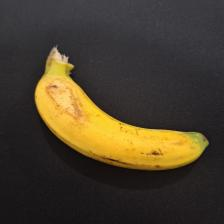
#> input picture TRAINING FOLDER/Banana picker.v5i.folder/train/Lakatan/20240626_094234_jpg.rf.2a1c4dcdbb5d3b29fe8ef2e67e73351a.jpg, 224 x 224 px, found by its file name; its folder holds only this picture in this run
$ jupyter execute --allow-errors training.ipynb
#> lines starting #> are read from the running program, lines starting #| are printed output that depends on the picture
## TRAINING DATA

[cell 1]
import os
import cv2
import numpy as np
from sklearn.svm import OneClassSVM
from sklearn.metrics import classification_report, accuracy_score
import matplotlib.pyplot as plt
from sklearn.metrics import classification_report

[cell 2]
# Define your dataset paths
TRAIN_DIR = r'C:\Users\igles\OneDrive\Documents\MOR-TEAM-13\TRAINING FOLDER\Banana picker.v5i.folder\train\Lakatan'      # Should contain ONLY normal images
VALID_DIR = r'C:\Users\igles\OneDrive\Documents\MOR-TEAM-13\TRAINING FOLDER\Banana picker.v5i.folder\valid\Lakatan'      # Should contain mixed normal and anomaly
TEST_DIR  = r'C:\Users\igles\OneDrive\Documents\MOR-TEAM-13\TRAINING FOLDER\Banana picker.v5i.folder\test\Lakatan'       # Should contain mixed normal and anomaly

# Image settings
IMG_SIZE = (64, 64)  # Resize images to this size to reduce processing time

[cell 3]
# --- UPDATED LOAD FUNCTION ---
def load_images_from_folder(folder):
    images = []
    filenames = []

    # Simply list all files in the folder
    for filename in os.listdir(folder):
        img_path = os.path.join(folder, filename)

        # Check if it is an image file (basic check)
        if filename.lower().endswith(('.png', '.jpg', '.jpeg')):
            try:
                # Read in grayscale
                img = cv2.imread(img_path, cv2.IMREAD_GRAYSCALE)
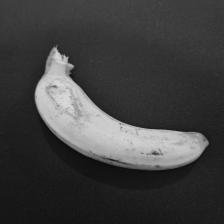
#> img: shape (224, 224); min 4, max 226, mean 63.9
                if img is not None:
                    img = cv2.resize(img, IMG_SIZE)
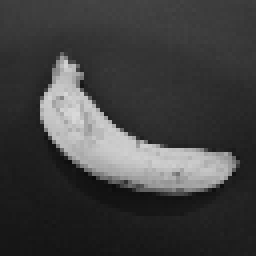
#> img: shape (64, 64) (shown 4 times larger); min 11, max 217, mean 63.9
                    images.append(img.flatten())
                    filenames.append(filename)
            except Exception as e:
                print(f"Error loading {filename}: {e}")

    return np.array(images), filenames

[cell 4]
print("Loading Training Data...")
X_train, _ = load_images_from_folder(TRAIN_DIR)

print("Loading Validation Data...")
X_valid, valid_files = load_images_from_folder(VALID_DIR)
#> valid_files = 1 item

print("Loading Test Data...")
X_test, test_files = load_images_from_folder(TEST_DIR)
#> test_files = 1 item

[cell 5]
print(f"Train Shape: {X_train.shape}")
#| Train Shape: (1, 4096)
print(f"Valid Shape: {X_valid.shape}")
#| Valid Shape: (1, 4096)
print(f"Test Shape: {X_test.shape}")
#| Test Shape: (1, 4096)

[cell 6]
# --- PREPROCESSING ---
# Normalize to 0-1 range
X_train = X_train / 255.0
X_valid = X_valid / 255.0
X_test = X_test / 255.0

[cell 7]
# --- TRAIN MODEL ---
# nu: The upper bound on the fraction of training errors (outliers).
# If you set nu=0.05, the model allows roughly 5% of training data to be outside the boundary.
model = OneClassSVM(kernel='rbf', gamma='scale', nu=0.05)

[cell 8]
print("Training One-Class SVM...")
model.fit(X_train)
print("Training Complete.")

[cell 9]
# --- EVALUATE ON VALIDATION ---
# The model predicts 1 for Inlier (Normal) and -1 for Outlier (Anomaly)
print("\n--- Validation Results ---")
y_pred_valid = model.predict(X_valid)
#> y_pred_valid = [-1]

# Calculate statistics
n_normal = np.sum(y_pred_valid == 1)
#> n_normal = 0
n_outliers = np.sum(y_pred_valid == -1)
#> n_outliers = 1
total = len(y_pred_valid)
#> total = 1

[cell 10]
print(f"Total Images: {total}")
#| Total Images: 1
print(f"Predicted Normal (1):  {n_normal} ({100*n_normal/total:.2f}%)")
#| Predicted Normal (1):  0 (0.00%)
print(f"Predicted Anomaly (-1): {n_outliers} ({100*n_outliers/total:.2f}%)")
#| Predicted Anomaly (-1): 1 (100.00%)

print("\nNote: Since your validation set only contains 'Normal' images,")
print("the 'Predicted Anomaly' count represents False Positives (Good data flagged as Bad).")
print("If this number is high, try lowering the 'nu' parameter or checking your data quality.")

# --- EVALUATE ON TEST ---
print("\n--- Test Results ---")
y_pred_test = model.predict(X_test)
#> y_pred_test = [-1]

n_normal_test = np.sum(y_pred_test == 1)
#> n_normal_test = 0
n_outliers_test = np.sum(y_pred_test == -1)
#> n_outliers_test = 1
total_test = len(y_pred_test)
#> total_test = 1

print(f"Total Images: {total_test}")
#| Total Images: 1
print(f"Predicted Normal (1):  {n_normal_test} ({100*n_normal_test/total_test:.2f}%)")
#| Predicted Normal (1):  0 (0.00%)
print(f"Predicted Anomaly (-1): {n_outliers_test} ({100*n_outliers_test/total_test:.2f}%)")
#| Predicted Anomaly (-1): 1 (100.00%)

#> (a cell that did not finish here is left out)

# TEST 2

[cell 12]
from sklearn.svm import OneClassSVM
import numpy as np

# 1. Define the grid of parameters to test
# nu: Controls the trade-off. Lower = stricter (less anomalies allowed). Higher = looser.
# gamma: Defines how far the influence of a single training example reaches.
#        'scale' is default (1 / (n_features * X.var()))
#        Lower gamma = smoother decision boundary.
param_grid = {
    'nu': [0.01, 0.05, 0.1, 0.2, 0.3],
    'gamma': ['scale', 'auto', 0.001, 0.01, 0.1, 1]
}

best_score = -1
best_params = {}
best_model = None

print(f"Starting Optimization with {len(param_grid['nu']) * len(param_grid['gamma'])} combinations...")

# 2. Loop through every combination
for nu in param_grid['nu']:
    for gamma in param_grid['gamma']:

        # Train model
        clf = OneClassSVM(kernel='rbf', nu=nu, gamma=gamma)
        clf.fit(X_train)

        # Predict on Validation
        y_pred = clf.predict(X_valid)

        # Calculate "Accuracy" for Normal Data
        # (How many validation images were correctly identified as Normal/1?)
        current_accuracy = np.mean(y_pred == 1)

        # Print progress
        print(f"nu={nu}, gamma={gamma} --> Validation Accuracy: {current_accuracy:.4f}")

        # Save the best model
        if current_accuracy > best_score:
            best_score = current_accuracy
            best_params = {'nu': nu, 'gamma': gamma}
            best_model = clf
#> after the loop, best_params = {'nu': 0.01, 'gamma': 'scale'}; best_score = 0

# 3. Report Results
print("\n" + "="*30)
print("OPTIMIZATION COMPLETE")
print("="*30)
print(f"Best Validation Accuracy: {best_score:.4f}")
#| Best Validation Accuracy: 0.0000
print(f"Best Parameters: {best_params}")
#| Best Parameters: {'nu': 0.01, 'gamma': 'scale'}
print("="*30 + "\n")

[cell 13]
# Use the optimized model for final evaluation
y_pred_final = best_model.predict(X_valid)
#> y_pred_final = [-1]

# Generate labels (since all are normal)
y_true_valid = np.ones(len(y_pred_final))
#> y_true_valid = [1]

from sklearn.metrics import classification_report
print("Final Classification Report (Optimized):")
print(classification_report(y_true_valid, y_pred_final, target_names=['Anomaly', 'Normal'], labels=[-1, 1], zero_division=0))
#|               precision    recall  f1-score   support
#|      Anomaly       0.00      0.00      0.00       0.0
#|       Normal       0.00      0.00      0.00       1.0
#|     accuracy                           0.00       1.0
#|    macro avg       0.00      0.00      0.00       1.0
#| weighted avg       0.00      0.00      0.00       1.0

[cell 14]
def test_single_image(image_path, model, target_size=(64, 64)):
    """
    Loads a single image, processes it, and predicts if it is Normal or Anomaly.
    """
    # 1. Load the image (Grayscale to match training)
    img = cv2.imread(image_path, cv2.IMREAD_GRAYSCALE)

    if img is None:
        return "Error: Could not load image. Check path."

    # 2. Resize to match training size (e.g., 64x64)
    img_resized = cv2.resize(img, target_size)

    # 3. Flatten and Normalize
    # Flatten: (64, 64) -> (4096,)
    # Reshape: (4096,) -> (1, 4096) because sklearn expects a list of samples
    img_flat = img_resized.flatten().reshape(1, -1)
    img_normalized = img_flat / 255.0

    # 4. Predict
    prediction = model.predict(img_normalized) # Returns [1] or [-1]

    # 5. Return Label and Image for visualization
    label = "Normal" if prediction[0] == 1 else "Anomaly"
    return label, img_resized

[cell 15]
newimg= r'C:\Users\igles\OneDrive\Documents\MOR-TEAM-13\TRAINING FOLDER\Banana picker.v5i.folder\train\Lakatan\20240626_094358_jpg.rf.8dd8f9efe11e35dfb84a88f73ed807d4.jpg'
test_single_image(newimg, best_model, target_size=IMG_SIZE)
#> Out = 'Error: Could not load image. Check path.'

[cell 16]
newimg= r'C:\Users\igles\Downloads\test 3.JPG'
test_single_image(newimg, best_model, target_size=IMG_SIZE)
#> Out = 'Error: Could not load image. Check path.'

[cell 17]
newimg= r"C:\Users\igles\Downloads\test4.jpg"
test_single_image(newimg, best_model, target_size=IMG_SIZE)
#> Out = 'Error: Could not load image. Check path.'

$ run again, on TRAINING FOLDER/Banana picker.v5i.folder/train/Lakatan/20240626_094431_jpg.rf.04b45d43e92f70f4f0d89a28ce99c8b0.jpg
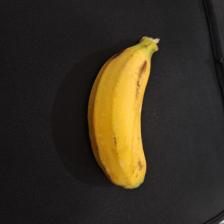
#> input picture TRAINING FOLDER/Banana picker.v5i.folder/train/Lakatan/20240626_094431_jpg.rf.04b45d43e92f70f4f0d89a28ce99c8b0.jpg, 224 x 224 px, found by its file name
#> in load_images_from_folder, `img = cv2.imread(img_path, cv2.IMREAD_GRAYSCALE)`:
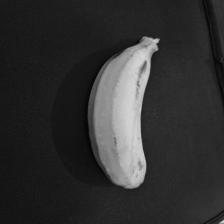
#> img: shape (224, 224); min 0, max 223, mean 49.2
#> valid_files = 1 item
#| Train Shape: (1, 4096)
#| Valid Shape: (1, 4096)
#| Test Shape: (1, 4096)
#> y_pred_valid = [-1]
#> n_normal = 0
#> n_outliers = 1
#| Total Images: 1
#| Predicted Normal (1):  0 (0.00%)
#| Predicted Anomaly (-1): 1 (100.00%)
#> y_pred_test = [-1]
#> n_normal_test = 0
#> n_outliers_test = 1
#| Total Images: 1
#| Predicted Normal (1):  0 (0.00%)
#| Predicted Anomaly (-1): 1 (100.00%)
#> after the loop `for nu in param_grid['nu']:`: best_params = {'nu': 0.01, 'gamma': 'scale'}; best_score = 0
#| Best Validation Accuracy: 0.0000
#| Best Parameters: {'nu': 0.01, 'gamma': 'scale'}
#> y_pred_final = [-1]
#> y_true_valid = [1]
#|               precision    recall  f1-score   support
#|      Anomaly       0.00      0.00      0.00       0.0
#|       Normal       0.00      0.00      0.00       1.0
#|     accuracy                           0.00       1.0
#|    macro avg       0.00      0.00      0.00       1.0
#| weighted avg       0.00      0.00      0.00       1.0
#> `test_single_image(newimg, best_model, target_size=IMG_SIZE)`: Out = 'Error: Could not load image. Check path.'

$ run again, on TRAINING FOLDER/Banana picker.v5i.folder/train/Lakatan/20240626_094445_jpg.rf.4345008ea7e9b90766d633999ed45dee.jpg
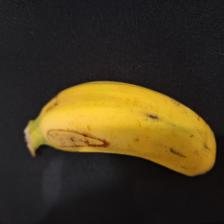
#> input picture TRAINING FOLDER/Banana picker.v5i.folder/train/Lakatan/20240626_094445_jpg.rf.4345008ea7e9b90766d633999ed45dee.jpg, 224 x 224 px, found by its file name
#> in load_images_from_folder, `img = cv2.imread(img_path, cv2.IMREAD_GRAYSCALE)`:
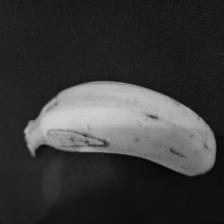
#> img: shape (224, 224); min 0, max 207, mean 57.4
#> in load_images_from_folder, `img = cv2.resize(img, IMG_SIZE)`:
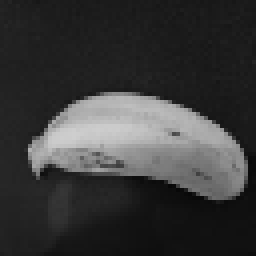
#> img: shape (64, 64) (shown 4 times larger); min 7, max 206, mean 57.4
#> valid_files = 1 item
#| Train Shape: (1, 4096)
#| Valid Shape: (1, 4096)
#| Test Shape: (1, 4096)
#> y_pred_valid = [-1]
#> n_normal = 0
#> n_outliers = 1
#| Total Images: 1
#| Predicted Normal (1):  0 (0.00%)
#| Predicted Anomaly (-1): 1 (100.00%)
#> y_pred_test = [-1]
#> n_normal_test = 0
#> n_outliers_test = 1
#| Total Images: 1
#| Predicted Normal (1):  0 (0.00%)
#| Predicted Anomaly (-1): 1 (100.00%)
#> after the loop `for nu in param_grid['nu']:`: best_params = {'nu': 0.01, 'gamma': 'scale'}; best_score = 0
#| Best Validation Accuracy: 0.0000
#| Best Parameters: {'nu': 0.01, 'gamma': 'scale'}
#> y_pred_final = [-1]
#> y_true_valid = [1]
#|               precision    recall  f1-score   support
#|      Anomaly       0.00      0.00      0.00       0.0
#|       Normal       0.00      0.00      0.00       1.0
#|     accuracy                           0.00       1.0
#|    macro avg       0.00      0.00      0.00       1.0
#| weighted avg       0.00      0.00      0.00       1.0
#> `test_single_image(newimg, best_model, target_size=IMG_SIZE)`: Out = 'Error: Could not load image. Check path.'

$ run again, on TRAINING FOLDER/Banana picker.v5i.folder/train/Lakatan/20240626_094535_jpg.rf.1ff3776e1d02325bcddd64b7ede43b09.jpg
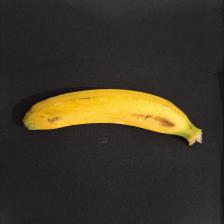
#> input picture TRAINING FOLDER/Banana picker.v5i.folder/train/Lakatan/20240626_094535_jpg.rf.1ff3776e1d02325bcddd64b7ede43b09.jpg, 224 x 224 px, found by its file name
#> in load_images_from_folder, `img = cv2.imread(img_path, cv2.IMREAD_GRAYSCALE)`:
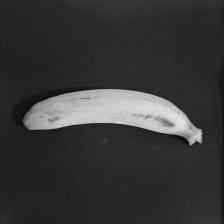
#> img: shape (224, 224); min 0, max 229, mean 54.8
#> valid_files = 1 item
#| Train Shape: (1, 4096)
#| Valid Shape: (1, 4096)
#| Test Shape: (1, 4096)
#> y_pred_valid = [-1]
#> n_normal = 0
#> n_outliers = 1
#| Total Images: 1
#| Predicted Normal (1):  0 (0.00%)
#| Predicted Anomaly (-1): 1 (100.00%)
#> y_pred_test = [-1]
#> n_normal_test = 0
#> n_outliers_test = 1
#| Total Images: 1
#| Predicted Normal (1):  0 (0.00%)
#| Predicted Anomaly (-1): 1 (100.00%)
#> after the loop `for nu in param_grid['nu']:`: best_params = {'nu': 0.01, 'gamma': 'scale'}; best_score = 0
#| Best Validation Accuracy: 0.0000
#| Best Parameters: {'nu': 0.01, 'gamma': 'scale'}
#> y_pred_final = [-1]
#> y_true_valid = [1]
#|               precision    recall  f1-score   support
#|      Anomaly       0.00      0.00      0.00       0.0
#|       Normal       0.00      0.00      0.00       1.0
#|     accuracy                           0.00       1.0
#|    macro avg       0.00      0.00      0.00       1.0
#| weighted avg       0.00      0.00      0.00       1.0
#> `test_single_image(newimg, best_model, target_size=IMG_SIZE)`: Out = 'Error: Could not load image. Check path.'

$ run again, on TRAINING FOLDER/Banana picker.v5i.folder/train/Lakatan/20240626_094239_jpg.rf.fe128f460c59e3a70da652022d8f6977.jpg
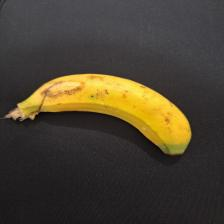
#> input picture TRAINING FOLDER/Banana picker.v5i.folder/train/Lakatan/20240626_094239_jpg.rf.fe128f460c59e3a70da652022d8f6977.jpg, 224 x 224 px, found by its file name
#> in load_images_from_folder, `img = cv2.imread(img_path, cv2.IMREAD_GRAYSCALE)`:
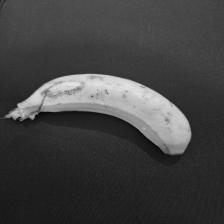
#> img: shape (224, 224); min 0, max 233, mean 65.8
#> in load_images_from_folder, `img = cv2.resize(img, IMG_SIZE)`:
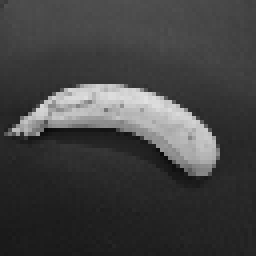
#> img: shape (64, 64) (shown 4 times larger); min 9, max 224, mean 65.9
#> valid_files = 1 item
#| Train Shape: (1, 4096)
#| Valid Shape: (1, 4096)
#| Test Shape: (1, 4096)
#> y_pred_valid = [-1]
#> n_normal = 0
#> n_outliers = 1
#| Total Images: 1
#| Predicted Normal (1):  0 (0.00%)
#| Predicted Anomaly (-1): 1 (100.00%)
#> y_pred_test = [-1]
#> n_normal_test = 0
#> n_outliers_test = 1
#| Total Images: 1
#| Predicted Normal (1):  0 (0.00%)
#| Predicted Anomaly (-1): 1 (100.00%)
#> after the loop `for nu in param_grid['nu']:`: best_params = {'nu': 0.01, 'gamma': 'scale'}; best_score = 0
#| Best Validation Accuracy: 0.0000
#| Best Parameters: {'nu': 0.01, 'gamma': 'scale'}
#> y_pred_final = [-1]
#> y_true_valid = [1]
#|               precision    recall  f1-score   support
#|      Anomaly       0.00      0.00      0.00       0.0
#|       Normal       0.00      0.00      0.00       1.0
#|     accuracy                           0.00       1.0
#|    macro avg       0.00      0.00      0.00       1.0
#| weighted avg       0.00      0.00      0.00       1.0
#> `test_single_image(newimg, best_model, target_size=IMG_SIZE)`: Out = 'Error: Could not load image. Check path.'
